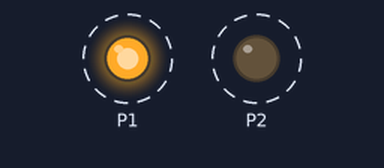
Recording of a program running on a simulated BBC micro:bit running MicroPython. Parts: output pins drawn as LEDs (lit = HIGH). Dashed ring = blinking.

Above: at 0.2 s.
Timing chart, 0 to 3.0 s (numbered marks = the images above):
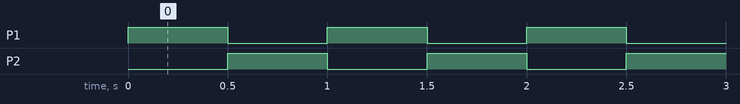

The program:

pruzni_prelaz.py
```python
from microbit import *

while True:
    pin1.write_digital(1)
    pin2.write_digital(0)
    sleep(500)
    pin1.write_digital(0)
    pin2.write_digital(1)
    sleep(500)
```

Measured:
- by itself, P1, P2: alternates HIGH for 0.50 s and LOW for 0.50 s
